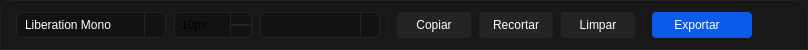
             <widget class="QWidget" name="widget_3" native="true">
              <property name="minimumSize">
               <size>
                <width>0</width>
                <height>50</height>
               </size>
              </property>
              <property name="maximumSize">
               <size>
                <width>16777215</width>
                <height>50</height>
               </size>
              </property>
              <property name="font">
               <font>
                <fontweight>Black</fontweight>
               </font>
              </property>
              <property name="styleSheet">
               <string notr="true">QWidget{
	background-color: rgb(24, 24, 24);
	border: 1px solid #242424;
	border-bottom-left-radius: 0px;
    border-bottom-right-radius: 0px;
    border-top-left-radius: 14px;
    border-top-right-radius: 14px;
}

 QPushButton {
        background-color: #1A1A1A;
        color: white;
        font-size: 12px;
		border: 0px solid #242424;
    }
</string>
              </property>
              <layout class="QHBoxLayout" name="horizontalLayout">
               <property name="spacing">
                <number>8</number>
               </property>
               <property name="leftMargin">
                <number>16</number>
               </property>
               <property name="topMargin">
                <number>8</number>
               </property>
               <property name="rightMargin">
                <number>16</number>
               </property>
               <property name="bottomMargin">
                <number>8</number>
               </property>
               <item>
                <widget class="QFontComboBox" name="cmbFonte">
                 <property name="minimumSize">
                  <size>
                   <width>120</width>
                   <height>26</height>
                  </size>
                 </property>
                 <property name="maximumSize">
                  <size>
                   <width>150</width>
                   <height>26</height>
                  </size>
                 </property>
                 <property name="styleSheet">
                  <string notr="true">QComboBox {
    background-color: #121212;
    border: 1px solid #242424;
    border-radius: 6px;
    color: #ffffff;
    font-size: 12px;
	padding-left: 8px
}

/* Botão da seta */
QComboBox::drop-down {
    width: 20px;
    border-left: 1px solid #242424;
    background-color: #121212;
    border-top-right-radius: 6px;
    border-bottom-right-radius: 6px;
}

/* Ícone da seta */
QComboBox::down-arrow {
    /*image: url(&quot;resources/icons/arrow.png&quot;);*/
    width: 14px;
    height: 14px;
}

/* Quando estiver aberto */
QComboBox::down-arrow:on {
  /*  image: url(&quot;resources/icons/arrow.png&quot;);  aqui você pode trocar por uma seta invertida */
}

/* Lista suspensa */
QComboBox QAbstractItemView {
    background-color: #1e1e1e;
    border: 1px solid #242424;
    selection-background-color: #067EEE;
    selection-color: #ffffff;
    padding: 4px;
}
</string>
                 </property>
                 <property name="editable">
                  <bool>false</bool>
                 </property>
                 <property name="currentText">
                  <string>Courier New</string>
                 </property>
                 <property name="currentIndex">
                  <number>4</number>
                 </property>
                 <property name="maxVisibleItems">
                  <number>30</number>
                 </property>
                 <property name="frame">
                  <bool>true</bool>
                 </property>
                 <property name="labelDrawingMode">
                  <enum>QComboBox::LabelDrawingMode::UseStyle</enum>
                 </property>
                 <property name="fontFilters">
                  <set>QFontComboBox::FontFilter::MonospacedFonts</set>
                 </property>
                 <property name="currentFont">
                  <font>
                   <family>Courier New</family>
                   <pointsize>10</pointsize>
                  </font>
                 </property>
                </widget>
               </item>
               <item>
                <widget class="QSpinBox" name="spnFontSize">
                 <property name="minimumSize">
                  <size>
                   <width>78</width>
                   <height>26</height>
                  </size>
                 </property>
                 <property name="maximumSize">
                  <size>
                   <width>78</width>
                   <height>26</height>
                  </size>
                 </property>
                 <property name="styleSheet">
                  <string notr="true">QSpinBox {
	background-color: rgb(18, 18, 18);
    border: 1px solid #242424;
    border-radius: 6px;
	font-size: 12px;
	padding-left: 4px
}

/* Botão de aumentar */
QSpinBox::up-button {
    subcontrol-origin: border;
    subcontrol-position: top right; /* canto direito superior */
 	border: 1px solid #242424;
    width: 20px;
    background: #121212;
    border-top-right-radius: 6px;
}

/* Botão de diminuir */
QSpinBox::down-button {
    subcontrol-origin: border;
    subcontrol-position: bottom right; /* canto direito inferior */
	border: 1px solid #242424;
    width: 20px;
    background: #121212;
    border-bottom-right-radius: 6px;
}

/* Ícones (setinhas) */
QSpinBox::up-arrow {
    image: url(up.png);  /* use seu ícone */
    width: 10px;
    height: 8px;
}

QSpinBox::down-arrow {
    image: url(down.png);
    width: 10px;
    height: 10px;
}
</string>
                 </property>
                 <property name="suffix">
                  <string>px</string>
                 </property>
                 <property name="minimum">
                  <number>6</number>
                 </property>
                 <property name="maximum">
                  <number>32</number>
                 </property>
                 <property name="value">
                  <number>10</number>
                 </property>
                </widget>
               </item>
               <item>
                <widget class="QComboBox" name="cmbTextColor">
                 <property name="minimumSize">
                  <size>
                   <width>120</width>
                   <height>26</height>
                  </size>
                 </property>
                 <property name="maximumSize">
                  <size>
                   <width>120</width>
                   <height>26</height>
                  </size>
                 </property>
                 <property name="styleSheet">
                  <string notr="true">QComboBox {
    background-color: #121212;
    border: 1px solid #242424;
    border-radius: 6px;
    color: #ffffff;
    font-size: 12px;
	padding-left: 8px
}

/* Botão da seta */
QComboBox::drop-down {
    width: 18px;
    border-left: 1px solid #242424;
    background-color: #121212;
    border-top-right-radius: 6px;
    border-bottom-right-radius: 6px;
}

/* Ícone da seta */
QComboBox::down-arrow {
    image: url(&quot;resources/icons/arrow.png&quot;);
    width: 14px;
    height: 14px;
}

/* Quando estiver aberto */
QComboBox::down-arrow:on {
    image: url(&quot;resources/icons/arrow.png&quot;); /* aqui você pode trocar por uma seta invertida */
}

/* Lista suspensa */
QComboBox QAbstractItemView {
    background-color: #1e1e1e;
    border: 1px solid #242424;
    selection-background-color: #067EEE;
    selection-color: #ffffff;
    padding: 4px;
}
</string>
                 </property>
                </widget>
               </item>
               <item>
                <widget class="Line" name="line_3">
                 <property name="maximumSize">
                  <size>
                   <width>1</width>
                   <height>10</height>
                  </size>
                 </property>
                 <property name="orientation">
                  <enum>Qt::Orientation::Vertical</enum>
                 </property>
                </widget>
               </item>
               <item>
                <widget class="QPushButton" name="btnCopiar">
                 <property name="minimumSize">
                  <size>
                   <width>74</width>
                   <height>26</height>
                  </size>
                 </property>
                 <property name="styleSheet">
                  <string notr="true">QPushButton{
	background-color: rgb(36, 36, 36);
	border: none;
	border-radius: 4px;
}

QPushButton::hover{
	background-color: rgb(28, 28, 28);
	border: 1px solid #242424;
	border-radius: 4px;
}</string>
                 </property>
                 <property name="text">
                  <string>Copiar</string>
                 </property>
                </widget>
               </item>
               <item>
                <widget class="QPushButton" name="btnRecortar">
                 <property name="minimumSize">
                  <size>
                   <width>74</width>
                   <height>26</height>
                  </size>
                 </property>
                 <property name="styleSheet">
                  <string notr="true">QPushButton{
	background-color: rgb(36, 36, 36);
	border: none;
	border-radius: 4px;
}

QPushButton::hover{
	background-color: rgb(28, 28, 28);
	border: 1px solid #242424;
	border-radius: 4px;
}</string>
                 </property>
                 <property name="text">
                  <string>Recortar</string>
                 </property>
                </widget>
               </item>
               <item>
                <widget class="QPushButton" name="pushButton_7">
                 <property name="minimumSize">
                  <size>
                   <width>74</width>
                   <height>26</height>
                  </size>
                 </property>
                 <property name="styleSheet">
                  <string notr="true">QPushButton{
	background-color: rgb(36, 36, 36);
	border: none;
	border-radius: 4px;
}

QPushButton::hover{
	background-color: rgb(28, 28, 28);
	border: 1px solid #242424;
	border-radius: 4px;
}</string>
                 </property>
                 <property name="text">
                  <string>Limpar</string>
                 </property>
                </widget>
               </item>
               <item>
                <widget class="Line" name="line">
                 <property name="maximumSize">
                  <size>
                   <width>1</width>
                   <height>10</height>
                  </size>
                 </property>
                 <property name="orientation">
                  <enum>Qt::Orientation::Vertical</enum>
                 </property>
                </widget>
               </item>
               <item>
                <widget class="QPushButton" name="pushButton_8">
                 <property name="minimumSize">
                  <size>
                   <width>100</width>
                   <height>26</height>
                  </size>
                 </property>
                 <property name="font">
                  <font>
                   <pointsize>-1</pointsize>
                   <fontweight>DemiBold</fontweight>
                  </font>
                 </property>
                 <property name="layoutDirection">
                  <enum>Qt::LayoutDirection::RightToLeft</enum>
                 </property>
                 <property name="styleSheet">
                  <string notr="true">QPushButton{
	background-color: rgb(12, 90, 234);
	border: none;
	border-radius: 4px;
}

QPushButton::hover{
	background-color: rgb(5, 72, 197);
	border: none;
	border-radius: 4px;
}</string>
                 </property>
                 <property name="text">
                  <string>Exportar   </string>
                 </property>
                 <property name="icon">
                  <iconset resource="../assets/icons/resource_icons.qrc">
                   <normaloff>:/icons/export.svg</normaloff>:/icons/export.svg</iconset>
                 </property>
                </widget>
               </item>
               <item>
                <spacer name="horizontalSpacer_2">
                 <property name="orientation">
                  <enum>Qt::Orientation::Horizontal</enum>
                 </property>
                 <property name="sizeHint" stdset="0">
                  <size>
                   <width>40</width>
                   <height>20</height>
                  </size>
                 </property>
                </spacer>
               </item>
              </layout>
             </widget>
